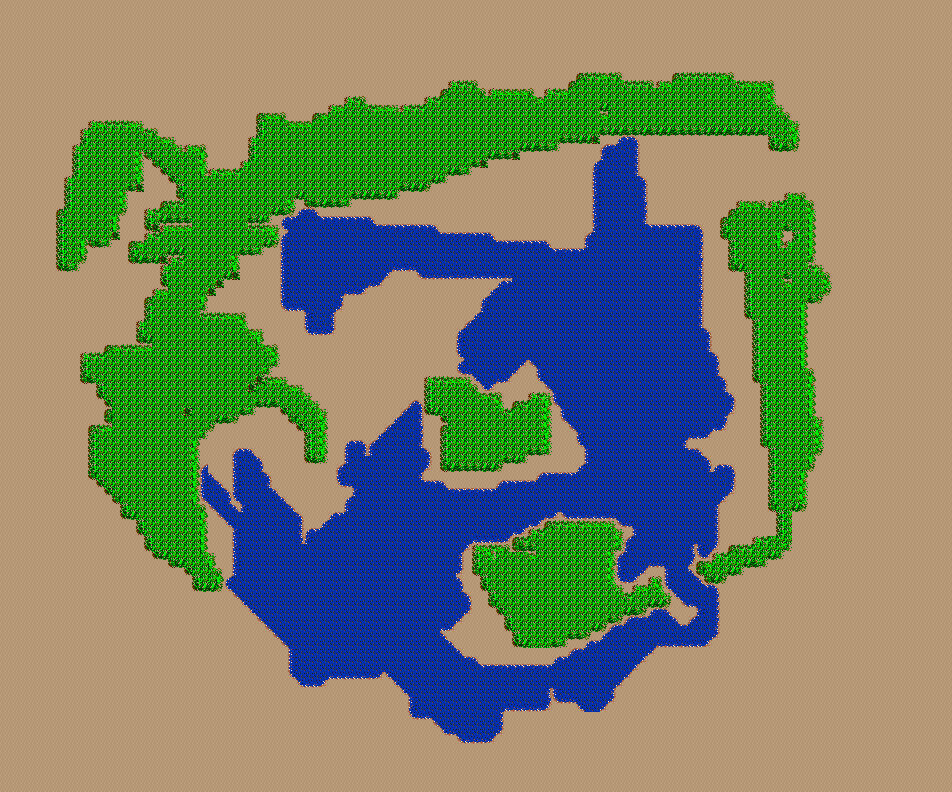

A 2D game scene composited from a Tiled map and its tileset images. What follows is a short description and the map's XML, with each tile layer's data collapsed to a summary:
An orthogonal 119x99 tile map with 8x8 px tiles, 1 tile layer (layer).

<map version="1.4" tiledversion="1.4.3" orientation="orthogonal" renderorder="right-down" width="119" height="99" tilewidth="8" tileheight="8" infinite="0" nextlayerid="2" nextobjectid="1">
 <tileset firstgid="1" source="SimCityTileset.tsx" />
 <layer id="1" name="layer" width="119" height="99">
  <data>[11781 cells, 11781 non-empty, 43 distinct tile ids]</data>
 </layer>
</map>
